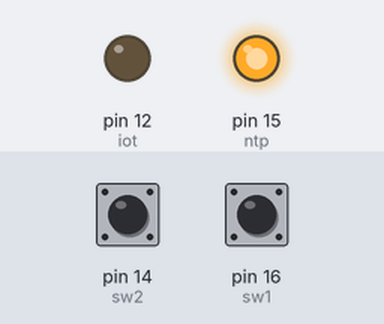
A sketch run on a simulated Arduino Uno, built with avr-gcc and run on an emulated ATmega328P. On the bench: output pins drawn as LEDs (lit = HIGH). The inputs (shaded band) are chosen by the test bench; at power-on: pin 14 (sw2) HIGH, pin 16 (sw1) HIGH.

Above: at 1.2 s.
1.3 s: pin 14 (sw2) pulled LOW for 0.15 s
At 2.5 s:
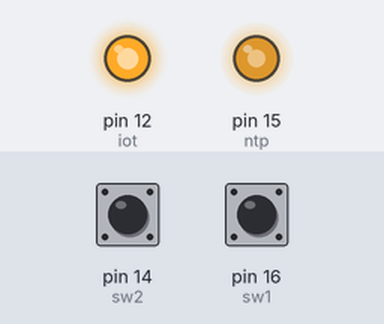
2.9 s: pin 16 (sw1) pulled LOW for 0.15 s
At 3.9 s:
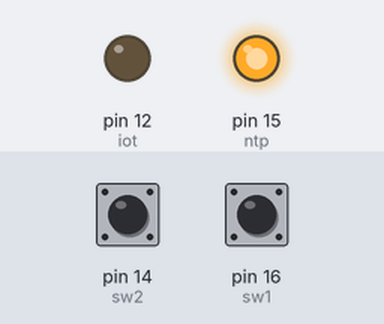
4.5 s: pin 14 (sw2) pulled LOW for 1 s
At 5.2 s:
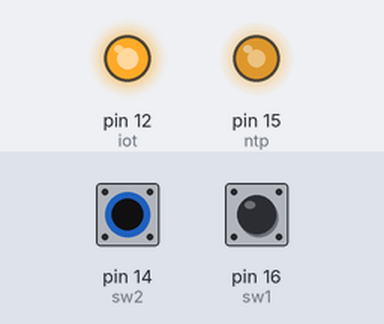
7.0 s: pin 16 (sw1) pulled LOW for 1 s
At 7.8 s:
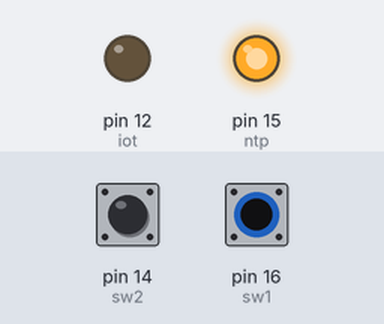
Timing chart, 0 to 10.0 s (numbered marks = the images above; inputs shaded):
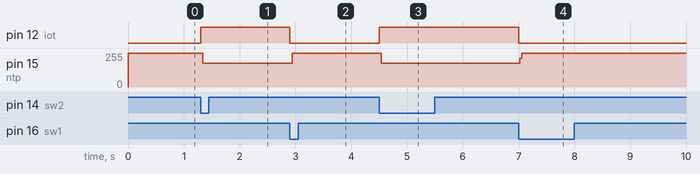

The sketch:

sketch_dec15a.ino
```cpp
int sw1 = 16;
int sw2 = 14;
int iot = 12;
int ntp = 15;
bool state = false;

void setup() {
  // put your setup code here, to run once:
pinMode(sw1, INPUT_PULLUP);
pinMode(sw2, INPUT_PULLUP);
pinMode(iot, OUTPUT);
pinMode(ntp, OUTPUT);
}

void loop() {
  // put your main code here, to run repeatedly:
if (digitalRead(sw1) == 0)
{
 state = false;
}
if (digitalRead(sw2) == 0) {
 state = true;

}
if (state==true) {
  digitalWrite(iot, 1);
  digitalWrite(ntp, 0);
}
if (state==false) {
  digitalWrite(iot, 0);
  digitalWrite(ntp, 1);
}
else {
  digitalWrite(iot, 1);
  digitalWrite(ntp, 1);


  }
}
```

Measured:
- after the input at 1.3 s, pin 12 (iot): LOW → HIGH at once; pin 15 (ntp): 255/255 → 178/255 at once
- after the input at 2.9 s, pin 12 (iot): HIGH → LOW at once; pin 15 (ntp): 178/255 → 255/255 at once
- after the input at 4.5 s, pin 12 (iot): LOW → HIGH at once; pin 15 (ntp): 255/255 → 178/255 at once
- after the input at 7.0 s, pin 12 (iot): HIGH → LOW at once; pin 15 (ntp): 178/255 → 255/255 at once
